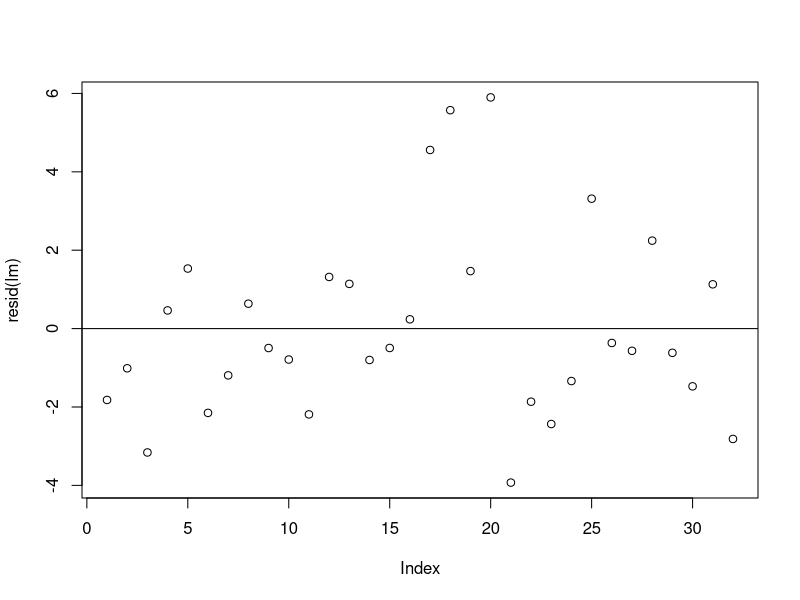

This chart was generated by the following R code: (Note: this script raises an error after producing the figure.)
# Multiple Linear Regression in R without the built-in 'lm()'.
# The code uses Matrix Algebra.

# Author : Priyanka Kasture

attach(mtcars)

# Use 3 predictors
Y <- as.matrix(mpg) # Dependent Variable
X <- cbind(constant = 1, as.matrix(cbind(hp,cyl,wt))) # Independent Variables

#  The least squares estimates are obtained by the following matrix formula.
B <- solve(t(X)%*%X,t(X)%*%Y) # Formula : (X'X)^-1 * (X'Y)

# Computing Standard Errors
s2 <- sum((Y - X%*%B)^2)/(nrow(X) - ncol(X))
VCV <- s2*solve(t(X)%*%X)
SE <- sqrt(diag(VCV))

# Computing T-values.
t <- B/SE

# Computing P-values.
p <- 2*pt(abs(t),nrow(X) - ncol(X), lower.tail = FALSE)

# Computing Adjusted R-squared.
Y_hat <- X%*%B 
SSr <- sum((Y - Y_hat)^2)
SSt <- sum((Y - mean(Y))^2)
R2 <- 1 - (SSr/SSt)
adj.R2 <- 1 - ((1 - R2)*(nrow(X) - 1))/(nrow(X) - ncol(X[,-1]) - 1)

# This function is writtern so that you can compare the results of 'matrix algebra' method to the built-in 'lm()' method.
lm <- lm(mpg ~ hp + cyl + wt)
summary(lm)
# Compare the Adjusted R-Values, they are same.

# Residual (Error) Plot for the fitted model.
plot(resid(lm))
abline(h=0)

Table <- as.data.frame(round(cbind(B,SE,t,p), digits = 3))
names(Table)[1:4] <- c("Estimate:","Standard Error:","t-value:","p-value:")

# Displaying the results.
Table

# Displaying Adjusted R-Squared.
adj.R2

# Testing the model by subjecting it new 'wt' values.
# The model predicts the corresponding 'mpg' values.
# Compare the values with those in 'mtcars', they are almost the same.
fitted_model = lm(mpg ~ wt, mtcars)
newdata = data.frame(wt = runif(10, 1, 5))
newdata$predicted_mpg = predict(fitted_model, newdata = newdata)
newdata

# Regression Plot - Horse Power v/s Miles Per Gallon
ggplot(mtcars, aes(hp, mpg)) + geom_point() +
  geom_smooth(method = "lm", se = FALSE) +
  ylab("Miles per Gallon") +
  xlab("No. of Horsepower") +
  ggtitle("Impact of Number of Horsepower on MPG")

# The mpg is unlikely to hit zero as the hp increases, we would expect a more asymptotic line. 
# So I have applied stat_smooth to get a better fit. (Optional)
ggplot(mtcars, aes(hp, mpg)) +
  stat_smooth() + geom_point() +
  ylab("Miles per Gallon") +
  xlab ("No. of Horsepower") +
  ggtitle("Impact of Number of Horsepower on MPG")

# Regression Plot - No. of Cylinders v/s Miles Per Gallon
ggplot(mtcars, aes(cyl, mpg)) + geom_point() +
  geom_smooth(method = "lm", se = FALSE) +
  ylab("Miles per Gallon") + xlab("No. of Cylinders") +
  ggtitle("Impact of Number of Cylinders on MPG")

# Residual (Error) Diagnostics Of Final Model (Optional)
par(mfrow=c(2,2))
plot(lm)

